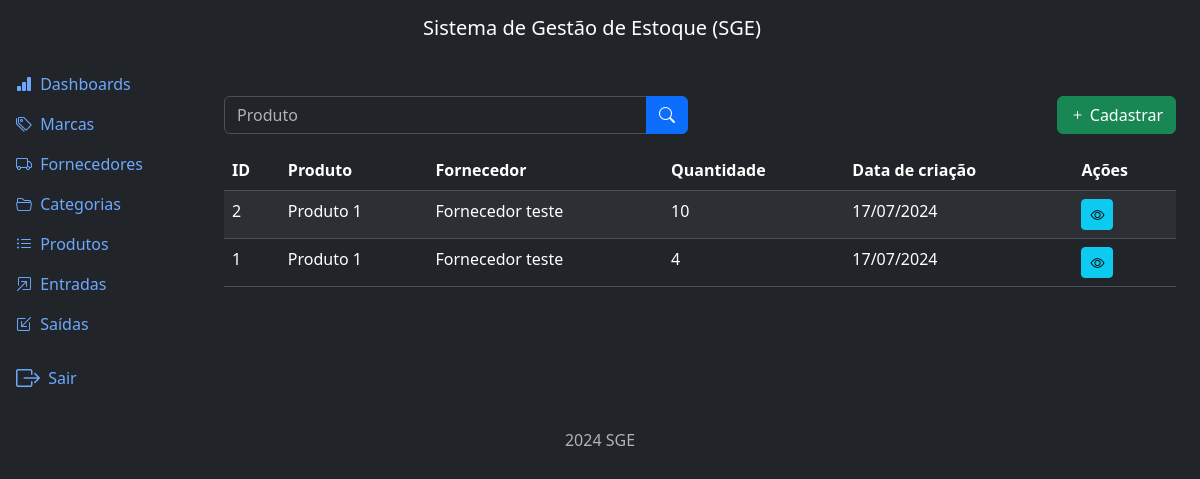
Before: /inflows/list/ (signed in) with the older database file.
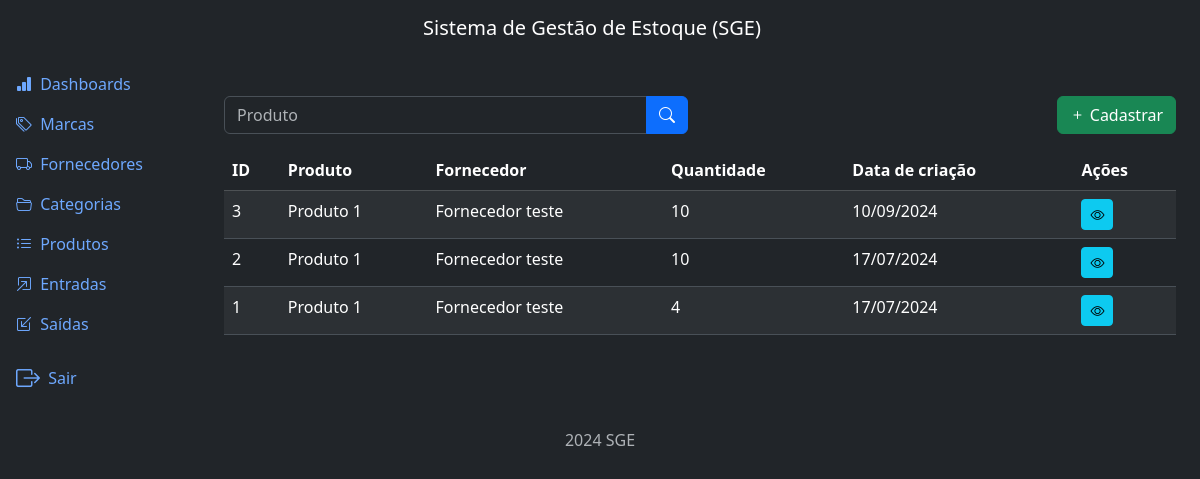
After: the same page with the newer database file.
### inflows/models.py (models this page shows, shortened)
class Inflow(models.Model):
    supplier = models.ForeignKey(
        Supplier, on_delete=models.PROTECT, related_name='inflows')
    product = models.ForeignKey(
        Product, on_delete=models.PROTECT, related_name='inflows')
    quantity = models.IntegerField()
    description = models.TextField(null=True, blank=True)
    created_at = models.DateTimeField(auto_now_add=True)
    updated_at = models.DateTimeField(auto_now=True)
    class Meta:
        ordering = ['-created_at']

### products/models.py (models this page shows)
class Product(models.Model):
    title = models.CharField(max_length=500)
    category = models.ForeignKey(
        Category, on_delete=models.PROTECT, related_name='products')
    brand = models.ForeignKey(
        Brand, on_delete=models.PROTECT, related_name='products')
    description = models.TextField(null=True, blank=True)
    serie_number = models.CharField(max_length=200, null=True, blank=True)
    cost_price = models.DecimalField(max_digits=20, decimal_places=2)
    selling_price = models.DecimalField(max_digits=20, decimal_places=2)
    quantity = models.IntegerField(default=0)
    created_at = models.DateTimeField(auto_now_add=True)
    updated_at = models.DateTimeField(auto_now=True)
    class Meta:
        ordering = ['title']
    def __str__(self):
        return self.title

### suppliers/models.py (models this page shows)
class Supplier(models.Model):
    name = models.CharField(max_length=500)
    description = models.TextField(null=True, blank=True)
    created_at = models.DateTimeField(auto_now_add=True)
    updated_at = models.DateTimeField(auto_now=True)
    class Meta:
        ordering = ['name']
    def __str__(self):
        return self.name

### inflows/views.py (the view)
# urls.py: path('list/', views.InflowListView.as_view(), name='list'),
class InflowListView(LoginRequiredMixin, PermissionRequiredMixin, ListView):
    model = Inflow
    template_name = 'inflow_list.html'
    context_object_name = 'inflows'
    paginate_by = 5
    permission_required = 'inflows.view_inflow'
    def get_queryset(self):
        qs = super().get_queryset()
        product = self.request.GET.get('product')
        if product:
            qs = qs.filter(product__title__icontains=product)
        return qs

### inflows/templates/inflow_list.html (shortened to what this page needs)
{% extends "base.html" %}
{% block content %}
  <div class="row mb-3">
    <div class="col-md-6">
      <form method="GET" action="{% url "inflow:list" %}">
        <div class="input-group">
          <input type="text" class="form-control" name="product" placeholder="Produto" value="{{request.GET.product}}">
          <button type="submit" class="btn btn-primary">
            <i class="bi bi-search"></i>
          </button>
        </div>
      </form>
    </div>
    <div class="col-md-6">
      <a href="{% url "inflow:create" %}" class="btn btn-success float-end" >
        <i class="bi bi-plus"></i>
        Cadastrar
      </a>
    </div>
  </div>
  <div class="table-responsive">
    <table class="table table-striped table-border">
      <thead class="table-dark">
        <tr>
          <th>ID</th>
          <th>Produto</th>
          <th>Fornecedor</th>
          <th>Quantidade</th>
          <th>Data de criação</th>
          <th>Ações</th>
        </tr>
      </thead>
      <tbody>
        {% for inflow in inflows %}
          <tr>
            <td>{{ inflow.id }}</td>
            <td>{{ inflow.product }}</td>
            <td>{{ inflow.supplier }}</td>
            <td>{{ inflow.quantity }}</td>
            <td>{{ inflow.created_at|date:"d/m/Y" }}</td>
            <td>
              <a href="{% url "inflow:detail" inflow.id %}" class="btn btn-info btn-sm"><i class="bi bi-eye"></i></a>
            </td>
          </tr>
        {% endfor %}
      </tbody>
    </table>
  </div>
{% endblock content %}

### project/templates/base.html (shortened to what this page needs)
<!DOCTYPE html>
<html lang="pt-BR" data-bs-theme="dark">
<head>
    <link href="https://cdn.jsdelivr.net/npm/bootstrap@5.3.3/dist/css/bootstrap.min.css" rel="stylesheet">
    <link rel="stylesheet" href="https://cdn.jsdelivr.net/npm/bootstrap-icons@1.11.3/font/bootstrap-icons.min.css">
</head>
<body>
    {% include 'components/header.html' %}
    <div class="container-fluid">
        <div class="row flex-nowrap">
            {% if user.is_authenticated %}
                <div class="col-auto col-md-2 col-xl-2 px-0 bg-dark">
                    {% include 'components/sidebar.html' %}
                </div>
            {% endif %}
            <div class="col py-3">
                <div class="container mt-4">
                    <main>
                        {% block content %}{% endblock content %}
                    </main>
                </div>
            </div>
        </div>
    </div>
    {% include 'components/footer.html' %}
</body>
</html>

### project/templates/components/header.html
<nav class="navbar navbar-expand-lg navbar-light bg-dark">
  <div class="container-fluid d-flex justify-content-center">
    <a class="navbar-brand text-white" href="#">Sistema de Gestão de Estoque (SGE)</a>
  </div>
</nav>

### project/templates/components/sidebar.html (shortened to what this page needs)
<div class="row flex-nowrap">
  <div>
      <div class="d-flex flex-column align-items-center align-items-sm-start px-3 pt-2 text-white">
          <div class="collapse d-sm-block" id="menuCollapse">
              <ul class="nav flex-column align-items-start" id="menu">
                <li>
                      <a href="{% url "home" %}" class="nav-link px-0 align-middle">
                        <i class="bi bi-bar-chart-fill"></i>
                        <span class="ms-1">Dashboards</span>
                      </a>
                </li>
                <li>
                    <a href="{% url "brand:list" %}" class="nav-link px-0 align-middle">
                        <i class="bi bi-tags"></i>
                        <span class="ms-1">Marcas</span>
                    </a>
                </li>
                <li>
                    <a href="{% url "supplier:list" %}" class="nav-link px-0 align-middle">
                        <i class="bi bi-truck"></i>
                        <span class="ms-1">Fornecedores</span>
                    </a>
                </li>
                <li>
                    <a href="{% url "category:list" %}" class="nav-link px-0 align-middle">
                        <i class="bi bi-folder2-open"></i>
                        <span class="ms-1">Categorias</span>
                    </a>
                </li>
                <li>
                    <a href="{% url "product:list" %}" class="nav-link px-0 align-middle">
                        <i class="bi bi-list-ul"></i>
                        <span class="ms-1">Produtos</span>
                    </a>
                </li>
                <li>
                    <a href="{% url "inflow:list" %}" class="nav-link px-0 align-middle">
                        <i class="bi bi-box-arrow-in-up-right"></i>
                        <span class="ms-1">Entradas</span>
                    </a>
                </li>
                <li>
                    <a href="{% url "outflow:list" %}" class="nav-link px-0 align-middle">
                        <i class="bi bi-box-arrow-in-down-left"></i>
                        <span class="ms-1">Saídas</span>
                    </a>
                </li>
                <li class="nav-item">
                    {% if user.is_authenticated %}
                    <form action="{% url 'logout' %}" method="post" id="logout-form" class="nav-link px-0 align-middle">
                      <button type="submit" class="btn btn-link text-decoration-none text-reset nav-link px-0 align-middle">
                        <i class="bi bi-box-arrow-right fs-4 align-middle"></i>
                        <span class="ms-1 align-middle">Sair</span>
                      </button>
                    </form>
                    {% endif %}
                </li>
              </ul>
          </div>
      </div>
  </div>
</div>

### project/templates/components/footer.html
<footer class="footer mt-auto py-3 text-center">
  <div class="container">
    <span class="text-muted">2024 SGE</span>
  </div>
</footer>

Changed rows visible on the page:
added Inflow: id "3", product "Produto 1", supplier "Fornecedor teste", quantity "10", created_at "10/09/2024"
